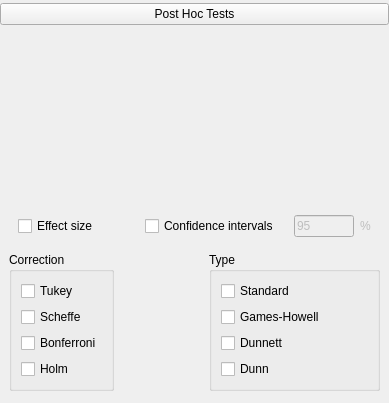
    <widget class="QWidget" name="widget_13" native="true">
     <layout class="QGridLayout" name="gridLayout_20">
      <property name="leftMargin">
       <number>0</number>
      </property>
      <property name="topMargin">
       <number>3</number>
      </property>
      <property name="rightMargin">
       <number>0</number>
      </property>
      <property name="bottomMargin">
       <number>3</number>
      </property>
      <item row="0" column="0">
       <widget class="ExpanderButton" name="expanderPosthoc">
        <property name="sizePolicy">
         <sizepolicy hsizetype="Expanding" vsizetype="Fixed">
          <horstretch>0</horstretch>
          <verstretch>0</verstretch>
         </sizepolicy>
        </property>
        <property name="text">
         <string>Post Hoc Tests</string>
        </property>
       </widget>
      </item>
      <item row="1" column="0">
       <widget class="QWidget" name="containerPostHocTests" native="true">
        <layout class="QGridLayout" name="gridLayout_19">
         <item row="0" column="0" colspan="4">
          <widget class="BoundAssignWidget" name="postHocTestsVariables" native="true">
           <property name="minimumSize">
            <size>
             <width>0</width>
             <height>160</height>
            </size>
           </property>
          </widget>
         </item>
         <item row="4" column="0">
          <widget class="GroupBox" name="groupPostHocOptions">
           <property name="title">
            <string>Correction</string>
           </property>
           <layout class="QGridLayout" name="gridLayout_17">
            <item row="3" column="0">
             <widget class="BoundCheckBox" name="postHocTestsHolm">
              <property name="text">
               <string>Holm</string>
              </property>
             </widget>
            </item>
            <item row="0" column="0">
             <widget class="BoundCheckBox" name="postHocTestsTukey">
              <property name="text">
               <string>Tukey</string>
              </property>
             </widget>
            </item>
            <item row="2" column="0">
             <widget class="BoundCheckBox" name="postHocTestsBonferroni">
              <property name="text">
               <string>Bonferroni</string>
              </property>
             </widget>
            </item>
            <item row="1" column="0">
             <widget class="BoundCheckBox" name="postHocTestsScheffe">
              <property name="text">
               <string>Scheffe</string>
              </property>
             </widget>
            </item>
           </layout>
          </widget>
         </item>
         <item row="1" column="0" colspan="4">
          <widget class="QWidget" name="confidenceIntervalsIntervalContainer" native="true">
           <property name="enabled">
            <bool>true</bool>
           </property>
           <property name="sizePolicy">
            <sizepolicy hsizetype="Expanding" vsizetype="Preferred">
             <horstretch>0</horstretch>
             <verstretch>0</verstretch>
            </sizepolicy>
           </property>
           <layout class="QGridLayout" name="gridLayout_9">
            <item row="0" column="0">
             <widget class="BoundCheckBox" name="postHocTestEffectSize">
              <property name="text">
               <string>Effect size</string>
              </property>
             </widget>
            </item>
            <item row="0" column="2">
             <widget class="BoundCheckBox" name="confidenceIntervalsPostHoc">
              <property name="text">
               <string>Confidence intervals</string>
              </property>
             </widget>
            </item>
            <item row="0" column="3">
             <widget class="QWidget" name="widgetConfidenceIntervalIntervalPostHoc" native="true">
              <property name="enabled">
               <bool>false</bool>
              </property>
              <property name="sizePolicy">
               <sizepolicy hsizetype="Fixed" vsizetype="Fixed">
                <horstretch>0</horstretch>
                <verstretch>0</verstretch>
               </sizepolicy>
              </property>
              <property name="minimumSize">
               <size>
                <width>0</width>
                <height>0</height>
               </size>
              </property>
              <layout class="QGridLayout" name="gridLayout_37">
               <property name="leftMargin">
                <number>9</number>
               </property>
               <property name="topMargin">
                <number>0</number>
               </property>
               <property name="rightMargin">
                <number>0</number>
               </property>
               <property name="bottomMargin">
                <number>0</number>
               </property>
               <item row="0" column="2">
                <widget class="QLabel" name="label_22">
                 <property name="sizePolicy">
                  <sizepolicy hsizetype="Fixed" vsizetype="Fixed">
                   <horstretch>0</horstretch>
                   <verstretch>0</verstretch>
                  </sizepolicy>
                 </property>
                 <property name="text">
                  <string>%</string>
                 </property>
                </widget>
               </item>
               <item row="0" column="1">
                <widget class="BoundTextBox" name="confidenceIntervalIntervalPostHoc">
                 <property name="sizePolicy">
                  <sizepolicy hsizetype="Fixed" vsizetype="Fixed">
                   <horstretch>0</horstretch>
                   <verstretch>0</verstretch>
                  </sizepolicy>
                 </property>
                 <property name="minimumSize">
                  <size>
                   <width>60</width>
                   <height>0</height>
                  </size>
                 </property>
                 <property name="maximumSize">
                  <size>
                   <width>60</width>
                   <height>16777215</height>
                  </size>
                 </property>
                 <property name="text">
                  <string>95</string>
                 </property>
                </widget>
               </item>
              </layout>
             </widget>
            </item>
            <item row="0" column="1">
             <spacer name="horizontalSpacer_4">
              <property name="orientation">
               <enum>Qt::Horizontal</enum>
              </property>
              <property name="sizeHint" stdset="0">
               <size>
                <width>40</width>
                <height>20</height>
               </size>
              </property>
             </spacer>
            </item>
           </layout>
          </widget>
         </item>
         <item row="4" column="2" colspan="2">
          <widget class="GroupBox" name="groupPostHocTypes">
           <property name="title">
            <string>Type</string>
           </property>
           <layout class="QGridLayout" name="gridLayout_10">
            <item row="0" column="0">
             <widget class="BoundCheckBox" name="postHocTestsTypeStandard">
              <property name="text">
               <string>Standard</string>
              </property>
             </widget>
            </item>
            <item row="1" column="0">
             <widget class="BoundCheckBox" name="postHocTestsTypeGames">
              <property name="text">
               <string>Games-Howell</string>
              </property>
             </widget>
            </item>
            <item row="2" column="0">
             <widget class="BoundCheckBox" name="postHocTestsTypeDunnett">
              <property name="text">
               <string>Dunnett</string>
              </property>
             </widget>
            </item>
            <item row="3" column="0">
             <widget class="BoundCheckBox" name="postHocTestsTypeDunn">
              <property name="text">
               <string>Dunn</string>
              </property>
             </widget>
            </item>
           </layout>
          </widget>
         </item>
        </layout>
       </widget>
      </item>
     </layout>
    </widget>
